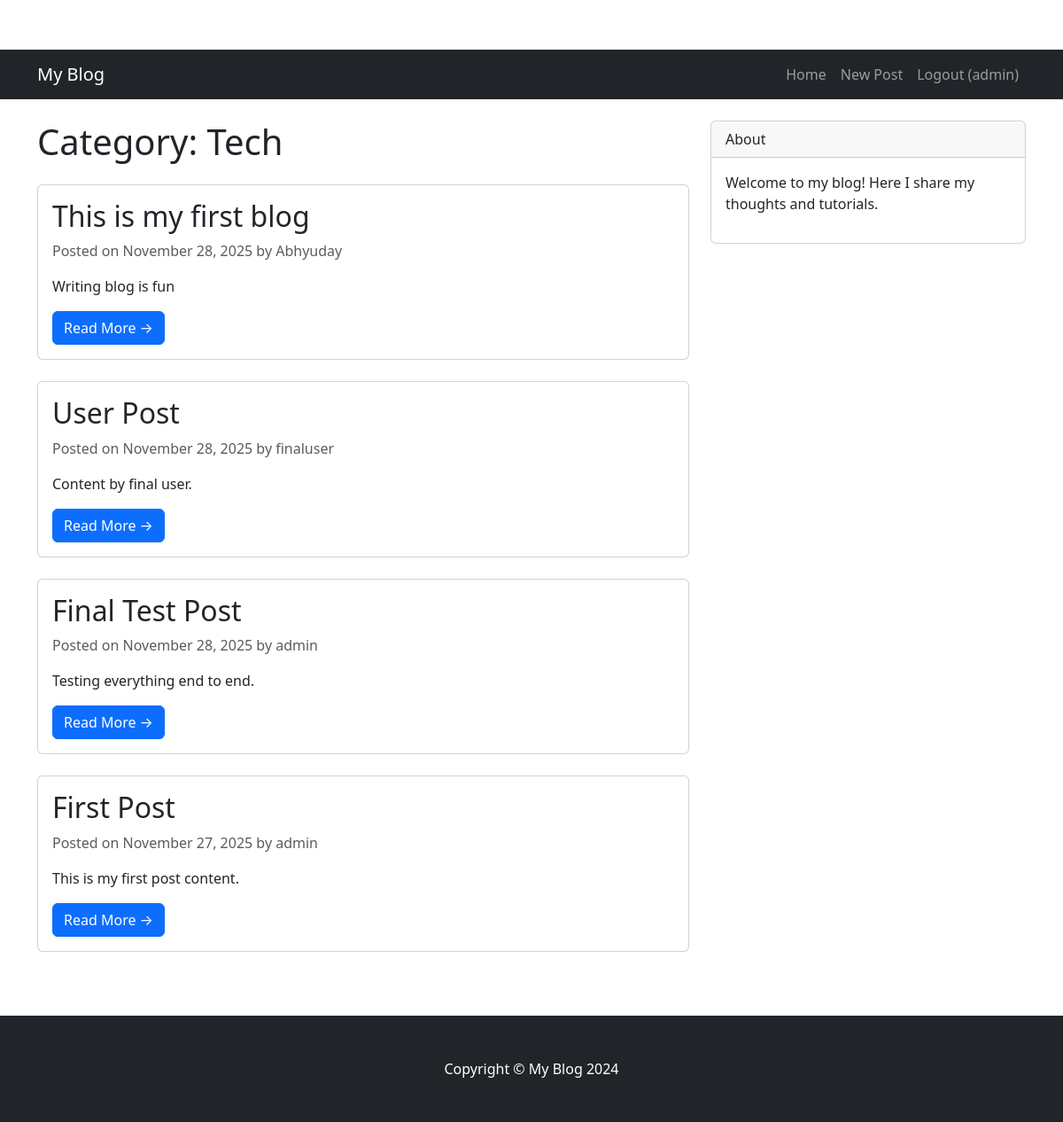
The page /category/tech/ (signed in) on the database its author committed.
### blog/models.py (models this page shows, shortened)
class Category(models.Model):
    name = models.CharField(max_length=100)
    slug = models.SlugField(unique=True, blank=True)
    class Meta:
        verbose_name_plural = "Categories"

class Post(models.Model):
    title = models.CharField(max_length=200)
    slug = models.SlugField(unique=True, blank=True)
    content = models.TextField()
    author = models.ForeignKey(User, on_delete=models.CASCADE)
    category = models.ForeignKey(Category, on_delete=models.SET_NULL, null=True, blank=True)
    image = models.ImageField(upload_to='posts/', blank=True, null=True)
    created_at = models.DateTimeField(auto_now_add=True)
    updated_at = models.DateTimeField(auto_now=True)

### blog/views.py (the view)
# urls.py: path('category/<slug:category_slug>/', views.category_list, name='category_list'),
def category_list(request, category_slug):
    category = get_object_or_404(Category, slug=category_slug)
    posts = Post.objects.filter(category=category).order_by('-created_at')
    return render(request, 'blog/category_list.html', {'category': category, 'posts': posts})

### templates/blog/category_list.html (shortened to what this page needs)
{% extends 'base.html' %}
{% block content %}
<h1 class="mb-4">Category: {{ category.name }}</h1>
{% for post in posts %}
<div class="card mb-4">
    <div class="card-body">
        <h2 class="card-title">{{ post.title }}</h2>
        <p class="card-text text-muted">
            Posted on {{ post.created_at|date:"F d, Y" }} by {{ post.author }}
        </p>
        <p class="card-text">{{ post.content|truncatewords:30 }}</p>
        <a href="{% url 'post_detail' post.slug %}" class="btn btn-primary">Read More &rarr;</a>
    </div>
</div>
{% empty %}
<p>No posts found in this category.</p>
{% endfor %}
{% endblock %}

### templates/base.html (shortened to what this page needs)
{% load static %}
<!DOCTYPE html>
<html lang="en">
<head>
    <link rel="stylesheet" href="https://cdn.jsdelivr.net/npm/bootstrap@5.3.0/dist/css/bootstrap.min.css">
    <link rel="stylesheet" href="{% static 'css/style.css' %}">
</head>
<body>
    <nav class="navbar navbar-expand-lg navbar-dark bg-dark mb-4">
        <div class="container">
            <a class="navbar-brand" href="{% url 'home' %}">My Blog</a>
            <div class="collapse navbar-collapse" id="navbarNav">
                <ul class="navbar-nav ms-auto">
                    <li class="nav-item">
                        <a class="nav-link" href="{% url 'home' %}">Home</a>
                    </li>
                    {% if user.is_authenticated %}
                    <li class="nav-item">
                        <a class="nav-link" href="{% url 'post_create' %}">New Post</a>
                    </li>
                    <li class="nav-item">
                        <form method="post" action="{% url 'logout' %}" class="d-inline">
                            <button type="submit" class="nav-link btn btn-link" style="text-decoration: none;">Logout
                                ({{ user.username }})</button>
                        </form>
                    </li>
                    {% endif %}
                </ul>
            </div>
        </div>
    </nav>
    <div class="container">
        <div class="row">
            <div class="col-md-8">
                {% block content %}
                {% endblock %}
            </div>
            <div class="col-md-4">
                <div class="card mb-4">
                    <div class="card-header">About</div>
                    <div class="card-body">
                        <p>Welcome to my blog! Here I share my thoughts and tutorials.</p>
                    </div>
                </div>
            </div>
        </div>
    </div>
    <footer class="py-5 bg-dark mt-5">
        <div class="container">
            <p class="m-0 text-center text-white">Copyright &copy; My Blog 2024</p>
        </div>
    </footer>
</body>
</html>

### static/css/style.css (style rules this page uses)
body { padding-top: 56px; }
footer { background-color: #343a40; color: white; }

### rows shown on the page
Category: name "Tech"
Post: title "This is my first blog", created_at "November 28, 2025", author "Abhyuday", content "Writing blog is fun"
Post: title "User Post", created_at "November 28, 2025", author "finaluser", content "Content by final user."
Post: title "Final Test Post", created_at "November 28, 2025", author "admin", content "Testing everything end to end."
Post: title "First Post", created_at "November 27, 2025", author "admin", content "This is my first post content."

### other values the page prints
{{ user.username }} "admin"
